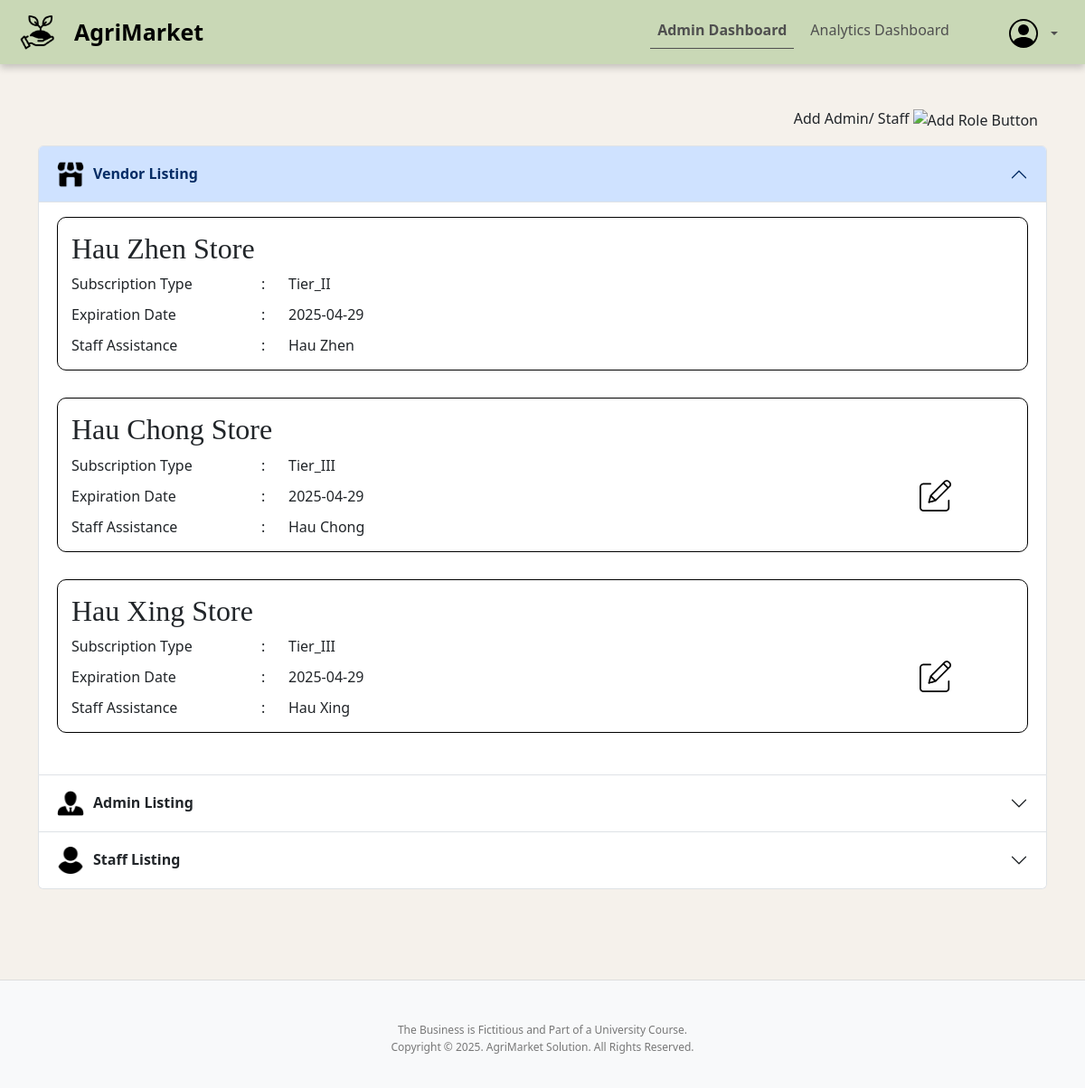
Screenshot of /Modules/admin/admin_dashboard.php (signed in) with the database file from the repository.
### tables this page shows
CREATE TABLE vendor (
    vendor_id INT AUTO_INCREMENT PRIMARY KEY,
    user_id INT NULL,
    subscription_id INT,
    store_name VARCHAR(255) NOT NULL,
    subscription_start_date DATE,
    subscription_end_date DATE,
    assist_by INT NULL,
    FOREIGN KEY (user_id) REFERENCES user(user_id) ON DELETE CASCADE,
    FOREIGN KEY (subscription_id) REFERENCES subscription(subscription_id) ON DELETE SET NULL
);

CREATE TABLE subscription (
    subscription_id INT AUTO_INCREMENT PRIMARY KEY,
    plan_name VARCHAR(50) NOT NULL,
    subscription_price DECIMAL(10,2) NOT NULL,
    upload_limit INT NOT NULL,
    has_low_stock_alert BOOLEAN DEFAULT FALSE,
    has_staff_support BOOLEAN DEFAULT FALSE,
    has_analytics_access BOOLEAN DEFAULT FALSE
);

### includes/database.php (called while the page is built, shortened)
<?php
$servername = "localhost";
$username = "root";
$password = "";
$dbname = "agrimarket";
$conn = new mysqli($servername, $username, $password, $dbname);
function getVendorList()
{
    global $conn;
    $sql = "SELECT v.vendor_id, v.store_name, s.plan_name, v.subscription_end_date,
            IFNULL(CONCAT(u.first_name, ' ', u.last_name), '-') AS staff_assistance, v.user_id
            FROM vendor v
            LEFT JOIN user u ON u.user_id = v.user_id
            JOIN subscription s ON v.subscription_id = s.subscription_id";
    $result = $conn->query($sql);
    return ($result->num_rows > 0) ? $result->fetch_all(MYSQLI_ASSOC) : [];
}

### Modules/admin/admin_dashboard.php (the view, shortened to what this page needs)
<?php
include '../../includes/database.php';
$vendorList = getVendorList();
?>
<!DOCTYPE html>
<html lang="en">
<head>
    <link rel="stylesheet" href="../../css/admin_dashboard.css">
</head>
<body class="admin_dashboard">
    <?php include '../../includes/header.php'; ?>
    <div class="container mt-5">
        <div class="addRole">
            <p>Add Admin/ Staff
                <img src="../../Assets/img/addStaff.png" alt="Add Role Button" style="width:30px; height:auto;cursor:pointer;" class="addRoleBTN" data-bs-toggle="modal" data-bs-target=#addStaffModal>
        </div>
        <div class="accordion" id="accordionPanels">
            <div class="accordion-item">
                <h2 class="accordion-header">
                    <button class="accordion-button" type="button" data-bs-toggle="collapse" data-bs-target="#panelsStayOpen-collapseOne" aria-expanded="true" aria-controls="panelsStayOpen-collapseOne">
                        <img src="../../Assets/img/vendor.png" alt="vendor icon" style="width:30px; height:auto;margin-right:10px;">
                        <strong>Vendor Listing</strong>
                    </button>
                </h2>
                <div id="panelsStayOpen-collapseOne" class="accordion-collapse collapse show">
                    <div class="accordion-body">
                        <?php if (!empty($vendorList)): ?>
                            <?php foreach ($vendorList as $vendor): ?>
                                <div class="Vendor-Card">
                                    <div class="Vendor-Listing-Container-Header">
                                        <h2><?= htmlspecialchars($vendor['store_name']); ?></h2>
                                    </div>
                                    <div class="Vendor-Card-Body">
                                        <div class="Vendor-Listing-Container-Content">
                                            <span class="label">Subscription Type</span> <span class="colon">:</span> <?= $vendor['plan_name']; ?>
                                            <span class="label">Expiration Date</span> <span class="colon">:</span> <?= $vendor['subscription_end_date']; ?>
                                            <span class="label">Staff Assistance</span> <span class="colon">:</span> <?= $vendor['staff_assistance']; ?>
                                        </div>
                                        <?php if ($vendor['plan_name'] == 'Tier_III'): ?>
                                            <div class="Vendor-Listing-Container-Button">
                                                <img src="../../Assets/img/edit.png" alt="Add Assistance Button"
                                                    data-vendor-id="<?= htmlspecialchars($vendor['vendor_id']); ?>"
                                                    data-store="<?= htmlspecialchars($vendor['store_name']); ?>"
                                                    data-subscription-type="<?= htmlspecialchars($vendor['plan_name']); ?>"
                                                    data-expiration-date="<?= htmlspecialchars($vendor['subscription_end_date']); ?>"
                                                    data-assistance-name="<?= htmlspecialchars($vendor['staff_assistance']); ?>"
                                                    data-assistance-id="<?= htmlspecialchars($vendor['user_id']); ?>"
                                                    onclick="editVendorListing(this)">
                                            </div>
                                        <?php endif; ?>
                                    </div>
                                </div>
                            <?php endforeach; ?>
                        <?php else: ?>
                            <div class="No-Data">
                                <p>---No Vendor Found---</p>
                            </div>
                        <?php endif; ?>
                    </div>
                </div>
            </div>
            <div class="accordion-item">
                <h2 class="accordion-header">
                    <button class="accordion-button collapsed" type="button" data-bs-toggle="collapse" data-bs-target="#panelsStayOpen-collapseThree" aria-expanded="false" aria-controls="panelsStayOpen-collapseThree">
                        <img src="../../Assets/img/admin.png" alt="vendor icon" style="width:30px; height:auto; margin-right:10px">
                        <strong>Admin Listing</strong>
                    </button>
                </h2>
            </div>
            <div class="accordion-item">
                <h2 class="accordion-header">
                    <button class="accordion-button collapsed" type="button" data-bs-toggle="collapse" data-bs-target="#panelsStayOpen-collapseTwo" aria-expanded="false" aria-controls="panelsStayOpen-collapseTwo">
                        <img src="../../Assets/img/staff.png" alt="staff icon" style="width:30px; height:auto; margin-right:10px">
                        <strong>Staff Listing</strong>
                    </button>
                </h2>
            </div>
        </div>
    </div>
    <?php include '../../includes/footer_2.php'; ?>
</body>
</html>

### css/admin_dashboard.css (style rules this page uses)
body.admin_dashboard { background-color: #f5f1eb; }
.addRole { display: flex; justify-content: flex-end; align-items: center; gap: 10px; }
.accordion { margin-bottom: 100px; }
.Vendor-Card, .Staff-Card, .Admin-Card { border: 1px solid black; padding: 15px; margin-bottom: 30px; border-radius: 10px; display: flex; flex-direction: column; }
.Vendor-Listing-Container-Header h2, .Staff-Listing-Container-Header h2, .Admin-Listing-Container-Header h2 { font-family:Cambria, Cochin, Georgia, Times, 'Times New Roman', serif }
.Vendor-Card-Body, .Staff-Card-Body, .Admin-Card-Body { display: flex; justify-content: space-between; align-items: center; width: 100%; }
.Vendor-Listing-Container-Content, .Staff-Listing-Container-Content, .Admin-Listing-Container-Content { display: grid; grid-template-columns: 200px 20px auto; gap: 10px; }
.Admin-Listing-Container-Button, .Vendor-Listing-Container-Button { width:10%; margin-right:20px; }
.Admin-Listing-Container-Button img, .Vendor-Listing-Container-Button img { width: 35px; height: 35px; cursor: pointer; margin-left: 20px; }

### rows the page displays
vendor: store_name "Hau Zhen Store", subscription.plan_name "Tier_II", subscription_end_date "2025-04-29", staff_assistance "Hau Zhen"
vendor: store_name "Hau Chong Store", subscription.plan_name "Tier_III", subscription_end_date "2025-04-29", staff_assistance "Hau Chong"
vendor: store_name "Hau Xing Store", subscription.plan_name "Tier_III", subscription_end_date "2025-04-29", staff_assistance "Hau Xing"
